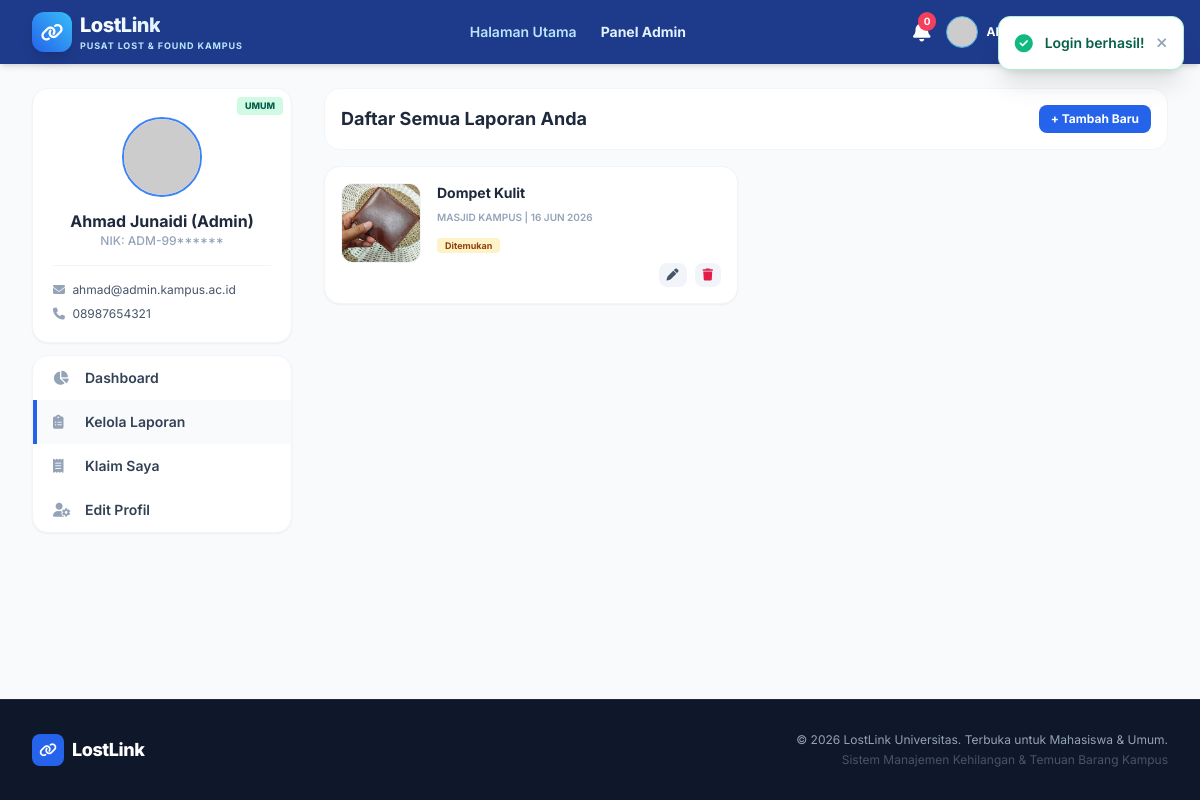
/pages/dashboard.php?tab=laporan (signed in), run on the app's committed database.
### tables this page shows
CREATE TABLE `user` (
  `id` int(11) NOT NULL,
  `nama` varchar(150) NOT NULL,
  `identitas` varchar(50) NOT NULL COMMENT 'NIM untuk mahasiswa, NIK untuk umum',
  `email` varchar(100) NOT NULL,
  `password` varchar(255) NOT NULL,
  `phone` varchar(20) NOT NULL,
  `tipe_user` enum('mahasiswa','umum','admin') DEFAULT 'umum',
  `status` enum('aktif','nonaktif') DEFAULT 'aktif',
  `foto` varchar(255) DEFAULT NULL,
  `created_at` timestamp NOT NULL DEFAULT current_timestamp()
);

CREATE TABLE `laporan_temuan` (
  `id` int(11) NOT NULL,
  `nama_barang` varchar(150) NOT NULL,
  `kategori_id` int(11) NOT NULL,
  `lokasi` varchar(100) NOT NULL,
  `tanggal` date NOT NULL,
  `deskripsi` text DEFAULT NULL,
  `kontak` varchar(20) NOT NULL,
  `penemu_id` int(11) NOT NULL,
  `status` enum('Menunggu Verifikasi','Ditemukan','Diklaim','Selesai') DEFAULT 'Menunggu Verifikasi',
  `foto` varchar(255) DEFAULT NULL,
  `created_at` timestamp NOT NULL DEFAULT current_timestamp()
);

### includes/functions.php (called while the page is built, shortened)
<?php
require_once 'config.php';
function getUserById($id) {
    $db = getDB();
    $stmt = $db->prepare("SELECT id, nama, identitas, email, phone, tipe_user, status, foto FROM user WHERE id = ?");
    $stmt->execute([$id]);
    return $stmt->fetch();
}
function getLaporanHilangByUser($userId) {
    $db = getDB();
    $stmt = $db->prepare("SELECT lh.*, k.nama as kategori_nama FROM laporan_hilang lh LEFT JOIN kategori k ON lh.kategori_id = k.id WHERE lh.user_id = ? ORDER BY lh.id DESC");
    $stmt->execute([$userId]);
    return $stmt->fetchAll();
}
function getLaporanTemuanByUser($userId) {
    $db = getDB();
    $stmt = $db->prepare("SELECT lt.*, k.nama as kategori_nama FROM laporan_temuan lt LEFT JOIN kategori k ON lt.kategori_id = k.id WHERE lt.penemu_id = ? ORDER BY lt.id DESC");
    $stmt->execute([$userId]);
    return $stmt->fetchAll();
}
function getUserDashboardStats($userId) {
    $db = getDB();
    $stats = [];
    $stmt = $db->prepare("SELECT COUNT(*) as total FROM laporan_hilang WHERE user_id = ?");
    $stmt->execute([$userId]);
    $stats['total_hilang'] = $stmt->fetch()['total'];
    $stmt = $db->prepare("SELECT COUNT(*) as total FROM laporan_temuan WHERE penemu_id = ?");
    $stmt->execute([$userId]);
    $stats['total_temuan'] = $stmt->fetch()['total'];
    $stmt = $db->prepare("SELECT COUNT(*) as total FROM klaim_barang WHERE claimant_id = ?");
    $stmt->execute([$userId]);
    $stats['total_klaim'] = $stmt->fetch()['total'];
    $stmt = $db->prepare("SELECT COUNT(*) as total FROM laporan_hilang WHERE user_id = ? AND status = 'Hilang'");
    $stmt->execute([$userId]);
    $stats['active_hilang'] = $stmt->fetch()['total'];
    $stmt = $db->prepare("SELECT COUNT(*) as total FROM laporan_temuan WHERE penemu_id = ? AND status = 'Ditemukan'");
    $stmt->execute([$userId]);
    $stats['active_temuan'] = $stmt->fetch()['total'];
    return $stats;
}

### includes/config.php (called while the page is built, shortened)
<?php
function sanitize($input) {
    return htmlspecialchars(strip_tags(trim($input)), ENT_QUOTES, 'UTF-8');
}
function formatDate($date) {
    return date('d M Y', strtotime($date));
}

### pages/dashboard.php (the view, shortened to what this page needs)
<?php
require_once '../includes/config.php';
require_once '../includes/functions.php';
$user = getUserById($_SESSION['user_id']);
$stats = getUserDashboardStats($_SESSION['user_id']);
$myHilang = getLaporanHilangByUser($_SESSION['user_id']);
$myTemuan = getLaporanTemuanByUser($_SESSION['user_id']);
$activeTab = $_GET['tab'] ?? 'dashboard';
require_once '../includes/header.php';
?>
<div class="grid grid-cols-1 lg:grid-cols-4 gap-8">
    <div class="lg:col-span-1 flex flex-col gap-3">
        <div class="bg-white p-5 rounded-2xl shadow-sm border border-slate-100 text-center relative overflow-hidden">
            <span class="absolute top-2 right-2 text-[9px] font-extrabold uppercase px-2 py-0.5 rounded <?php echo $user['tipe_user'] === 'mahasiswa' ? 'bg-blue-100 text-blue-800' : 'bg-emerald-100 text-emerald-800'; ?>">
                <?php echo $user['tipe_user'] === 'mahasiswa' ? 'Akademika' : 'Umum'; ?>
            </span>
            <div class="relative w-20 h-20 mx-auto mb-3 mt-2">
                <img src="https://placehold.co/150x150/2563eb/ffffff?text=<?php echo substr($user['nama'], 0, 1); ?>" class="w-20 h-20 rounded-full border-2 border-primary-500 object-cover">
            </div>
            <h3 class="font-bold text-slate-800 text-base"><?php echo $user['nama']; ?></h3>
            <p class="text-xs text-slate-400 font-medium">
                <?php echo $user['tipe_user'] === 'mahasiswa' ? 'NIM: ' : 'NIK: '; ?>
                <?php echo $user['tipe_user'] === 'mahasiswa' ? $user['identitas'] : substr($user['identitas'], 0, 6) . '******'; ?>
            </p>
            <div class="mt-4 pt-4 border-t border-slate-100 text-left flex flex-col gap-2 text-xs text-slate-600">
                <div class="truncate"><i class="fa-solid fa-envelope mr-1 text-slate-400"></i> <?php echo $user['email']; ?></div>
                <div><i class="fa-solid fa-phone mr-1 text-slate-400"></i> <?php echo $user['phone']; ?></div>
            </div>
        </div>
        <div class="bg-white rounded-2xl shadow-sm border border-slate-100 overflow-hidden">
            <div class="flex flex-col">
                <a href="?tab=dashboard" class="flex items-center gap-3 px-4 py-3 text-sm font-semibold text-slate-700 hover:bg-slate-50 transition border-l-4 <?php echo $activeTab === 'dashboard' ? 'border-primary-600 bg-slate-50' : 'border-transparent'; ?>">
                    <i class="fa-solid fa-chart-pie w-5 text-slate-400"></i> Dashboard
                </a>
                <a href="?tab=laporan" class="flex items-center gap-3 px-4 py-3 text-sm font-semibold text-slate-700 hover:bg-slate-50 transition border-l-4 <?php echo $activeTab === 'laporan' ? 'border-primary-600 bg-slate-50' : 'border-transparent'; ?>">
                    <i class="fa-solid fa-clipboard-list w-5 text-slate-400"></i> Kelola Laporan
                </a>
                <a href="?tab=klaim" class="flex items-center gap-3 px-4 py-3 text-sm font-semibold text-slate-700 hover:bg-slate-50 transition border-l-4 <?php echo $activeTab === 'klaim' ? 'border-primary-600 bg-slate-50' : 'border-transparent'; ?>">
                    <i class="fa-solid fa-receipt w-5 text-slate-400"></i> Klaim Saya
                </a>
                <a href="?tab=pengaturan" class="flex items-center gap-3 px-4 py-3 text-sm font-semibold text-slate-700 hover:bg-slate-50 transition border-l-4 <?php echo $activeTab === 'pengaturan' ? 'border-primary-600 bg-slate-50' : 'border-transparent'; ?>">
                    <i class="fa-solid fa-user-gear w-5 text-slate-400"></i> Edit Profil
                </a>
            </div>
        </div>
    </div>
    <div class="lg:col-span-3">
        <?php if ($activeTab === 'laporan'): ?>
        <div class="flex flex-col gap-4">
            <div class="flex flex-col sm:flex-row justify-between sm:items-center gap-3 bg-white p-4 rounded-2xl border border-slate-100">
                <h3 class="font-bold text-slate-800 text-lg">Daftar Semua Laporan Anda</h3>
                <a href="<?php echo BASE_URL; ?>pages/form-laporan.php?tipe=hilang" class="bg-primary-600 hover:bg-primary-700 text-white px-3 py-1.5 rounded-lg text-xs font-bold transition">+ Tambah Baru</a>
            </div>
            <div class="grid grid-cols-1 md:grid-cols-2 gap-4">
                <?php
                $allMyReports = array_merge(
                    array_map(function($r) { $r['tipe'] = 'hilang'; return $r; }, $myHilang),
                    array_map(function($r) { $r['tipe'] = 'temuan'; return $r; }, $myTemuan)
                );
                if (empty($allMyReports)): ?>
                <div class="col-span-2 text-center py-12 bg-white rounded-2xl border border-slate-100">
                    <p class="text-slate-400 text-sm">Belum ada laporan. Buat laporan baru sekarang!</p>
                </div>
                <?php else:
                foreach ($allMyReports as $r):
                    $statusClass = $r['status'] === 'Selesai' ? 'bg-emerald-100 text-emerald-800' : 'bg-amber-100 text-amber-800';
                    $foto = !empty($r['foto']) ? BASE_URL . $r['foto'] : 'https://placehold.co/600x400/2563eb/ffffff?text='.urlencode($r['nama_barang']);
                ?>
                <div class="bg-white p-4 rounded-2xl border border-slate-100 shadow-sm flex gap-4">
                    <img src="<?php echo $foto; ?>" class="w-20 h-20 rounded-xl object-cover border border-slate-100" onerror="this.src='https://placehold.co/600x400?text=Barang'">
                    <div class="flex-1 flex flex-col justify-between">
                        <div>
                            <h4 class="font-bold text-slate-800 text-sm truncate"><?php echo sanitize($r['nama_barang']); ?></h4>
                            <span class="text-[10px] text-slate-400 font-semibold uppercase"><?php echo $r['lokasi']; ?> | <?php echo formatDate($r['tanggal']); ?></span>
                            <div class="mt-1">
                                <span class="px-2 py-0.5 rounded text-[9px] font-bold <?php echo $statusClass; ?>"><?php echo $r['status']; ?></span>
                            </div>
                        </div>
                        <div class="flex gap-2 justify-end mt-2">
                            <a href="<?php echo BASE_URL; ?>pages/form-laporan.php?tipe=<?php echo $r['tipe']; ?>&edit=<?php echo $r['id']; ?>" class="text-xs font-bold text-slate-600 hover:text-primary-600 px-2 py-1 bg-slate-100 rounded-lg"><i class="fa-solid fa-pen"></i></a>
                            <button onclick="triggerConfirm('Hapus?', 'Data akan dihapus permanen.', function() { window.location='<?php echo BASE_URL; ?>api/delete-laporan.php?tipe=<?php echo $r['tipe']; ?>&id=<?php echo $r['id']; ?>'; })" class="text-xs font-bold text-rose-600 hover:text-white hover:bg-rose-500 px-2 py-1 bg-slate-100 rounded-lg"><i class="fa-solid fa-trash"></i></button>
                        </div>
                    </div>
                </div>
                <?php endforeach; endif; ?>
            </div>
        </div>
        <?php endif; ?>
    </div>
</div>
<?php require_once '../includes/footer.php'; ?>

### includes/header.php (style rules this page uses)
body { font-family: 'Inter', sans-serif; }

### data on the page
user: nama "Ahmad Junaidi (Admin)", identitas "ADM-99", email "ahmad@admin.kampus.ac.id", phone "08987654321"
laporan_temuan: foto (picture), nama_barang "Dompet Kulit", lokasi "MASJID KAMPUS", tanggal "16 JUN 2026", status "Ditemukan"
